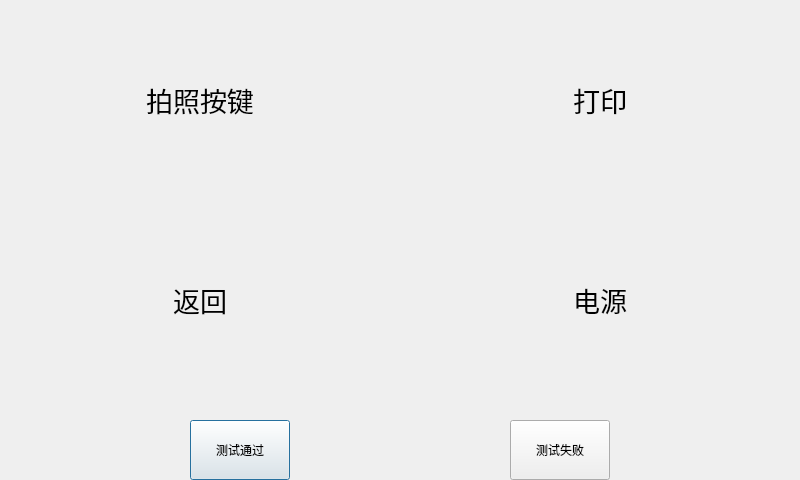
<?xml version="1.0" encoding="UTF-8"?>
<ui version="4.0">
 <class>KeyboardTestDialog</class>
 <widget class="QDialog" name="KeyboardTestDialog">
  <property name="geometry">
   <rect>
    <x>0</x>
    <y>0</y>
    <width>800</width>
    <height>480</height>
   </rect>
  </property>
  <property name="windowTitle">
   <string>Keyboard Test</string>
  </property>
  <widget class="QLabel" name="label_F1">
   <property name="geometry">
    <rect>
     <x>0</x>
     <y>0</y>
     <width>400</width>
     <height>200</height>
    </rect>
   </property>
   <property name="sizePolicy">
    <sizepolicy hsizetype="Expanding" vsizetype="Expanding">
     <horstretch>0</horstretch>
     <verstretch>0</verstretch>
    </sizepolicy>
   </property>
   <property name="font">
    <font>
     <pointsize>20</pointsize>
    </font>
   </property>
   <property name="text">
    <string>拍照按键</string>
   </property>
   <property name="alignment">
    <set>Qt::AlignCenter</set>
   </property>
  </widget>
  <widget class="QLabel" name="label_F2">
   <property name="geometry">
    <rect>
     <x>400</x>
     <y>0</y>
     <width>400</width>
     <height>200</height>
    </rect>
   </property>
   <property name="sizePolicy">
    <sizepolicy hsizetype="Expanding" vsizetype="Expanding">
     <horstretch>0</horstretch>
     <verstretch>0</verstretch>
    </sizepolicy>
   </property>
   <property name="font">
    <font>
     <pointsize>20</pointsize>
    </font>
   </property>
   <property name="text">
    <string>打印</string>
   </property>
   <property name="alignment">
    <set>Qt::AlignCenter</set>
   </property>
  </widget>
  <widget class="QLabel" name="label_esc">
   <property name="geometry">
    <rect>
     <x>0</x>
     <y>200</y>
     <width>400</width>
     <height>200</height>
    </rect>
   </property>
   <property name="sizePolicy">
    <sizepolicy hsizetype="Expanding" vsizetype="Expanding">
     <horstretch>0</horstretch>
     <verstretch>0</verstretch>
    </sizepolicy>
   </property>
   <property name="font">
    <font>
     <pointsize>20</pointsize>
    </font>
   </property>
   <property name="styleSheet">
    <string notr="true"/>
   </property>
   <property name="text">
    <string>返回</string>
   </property>
   <property name="alignment">
    <set>Qt::AlignCenter</set>
   </property>
  </widget>
  <widget class="QLabel" name="label_power">
   <property name="geometry">
    <rect>
     <x>400</x>
     <y>200</y>
     <width>400</width>
     <height>200</height>
    </rect>
   </property>
   <property name="sizePolicy">
    <sizepolicy hsizetype="Expanding" vsizetype="Expanding">
     <horstretch>0</horstretch>
     <verstretch>0</verstretch>
    </sizepolicy>
   </property>
   <property name="font">
    <font>
     <pointsize>20</pointsize>
    </font>
   </property>
   <property name="styleSheet">
    <string notr="true"/>
   </property>
   <property name="text">
    <string>电源</string>
   </property>
   <property name="alignment">
    <set>Qt::AlignCenter</set>
   </property>
  </widget>
  <widget class="QPushButton" name="okButton">
   <property name="geometry">
    <rect>
     <x>190</x>
     <y>420</y>
     <width>100</width>
     <height>60</height>
    </rect>
   </property>
   <property name="text">
    <string>测试通过</string>
   </property>
  </widget>
  <widget class="QPushButton" name="failedButton">
   <property name="geometry">
    <rect>
     <x>510</x>
     <y>420</y>
     <width>100</width>
     <height>60</height>
    </rect>
   </property>
   <property name="text">
    <string>测试失败</string>
   </property>
  </widget>
 </widget>
 <resources/>
 <connections/>
</ui>
